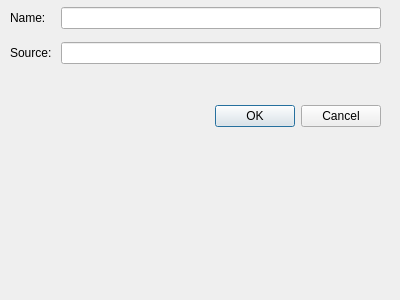
<?xml version="1.0" encoding="UTF-8"?>
<ui version="4.0">
 <class>AtlasXNewExchangeClass</class>
 <widget class="QDialog" name="AtlasXNewExchangeClass">
  <property name="geometry">
   <rect>
    <x>0</x>
    <y>0</y>
    <width>400</width>
    <height>300</height>
   </rect>
  </property>
  <property name="windowTitle">
   <string>Dialog</string>
  </property>
  <widget class="QDialogButtonBox" name="buttonBox">
   <property name="geometry">
    <rect>
     <x>40</x>
     <y>100</y>
     <width>341</width>
     <height>32</height>
    </rect>
   </property>
   <property name="orientation">
    <enum>Qt::Horizontal</enum>
   </property>
   <property name="standardButtons">
    <set>QDialogButtonBox::Cancel|QDialogButtonBox::Ok</set>
   </property>
  </widget>
  <widget class="QWidget" name="gridLayoutWidget">
   <property name="geometry">
    <rect>
     <x>10</x>
     <y>0</y>
     <width>371</width>
     <height>71</height>
    </rect>
   </property>
   <layout class="QGridLayout" name="gridLayout">
    <item row="1" column="0">
     <widget class="QLabel" name="label">
      <property name="text">
       <string>Name: </string>
      </property>
     </widget>
    </item>
    <item row="2" column="0">
     <widget class="QLabel" name="label_2">
      <property name="text">
       <string>Source: </string>
      </property>
     </widget>
    </item>
    <item row="2" column="1">
     <widget class="QLineEdit" name="exchange_source_edit"/>
    </item>
    <item row="1" column="1">
     <widget class="QLineEdit" name="exchange_name_edit"/>
    </item>
   </layout>
  </widget>
 </widget>
 <resources/>
 <connections>
  <connection>
   <sender>buttonBox</sender>
   <signal>accepted()</signal>
   <receiver>AtlasXNewExchangeClass</receiver>
   <slot>accept()</slot>
   <hints>
    <hint type="sourcelabel">
     <x>248</x>
     <y>254</y>
    </hint>
    <hint type="destinationlabel">
     <x>157</x>
     <y>274</y>
    </hint>
   </hints>
  </connection>
  <connection>
   <sender>buttonBox</sender>
   <signal>rejected()</signal>
   <receiver>AtlasXNewExchangeClass</receiver>
   <slot>reject()</slot>
   <hints>
    <hint type="sourcelabel">
     <x>316</x>
     <y>260</y>
    </hint>
    <hint type="destinationlabel">
     <x>286</x>
     <y>274</y>
    </hint>
   </hints>
  </connection>
 </connections>
</ui>
